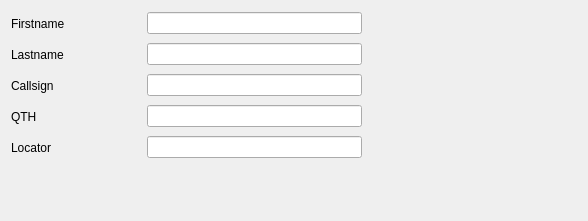
<?xml version="1.0" encoding="UTF-8"?>
<ui version="4.0">
 <class>operatorConfig</class>
 <widget class="QWidget" name="operatorConfig">
  <property name="geometry">
   <rect>
    <x>0</x>
    <y>0</y>
    <width>588</width>
    <height>221</height>
   </rect>
  </property>
  <property name="windowTitle">
   <string>Form</string>
  </property>
  <layout class="QVBoxLayout" name="verticalLayout">
   <item>
    <layout class="QHBoxLayout" name="_4">
     <item>
      <widget class="QLabel" name="firstnameLabel">
       <property name="sizePolicy">
        <sizepolicy hsizetype="Fixed" vsizetype="Fixed">
         <horstretch>0</horstretch>
         <verstretch>0</verstretch>
        </sizepolicy>
       </property>
       <property name="minimumSize">
        <size>
         <width>130</width>
         <height>25</height>
        </size>
       </property>
       <property name="text">
        <string>Firstname</string>
       </property>
       <property name="wordWrap">
        <bool>false</bool>
       </property>
      </widget>
     </item>
     <item>
      <widget class="QLineEdit" name="firstnameLineEdit">
       <property name="alignment">
        <set>Qt::AlignRight</set>
       </property>
      </widget>
     </item>
     <item>
      <spacer>
       <property name="orientation">
        <enum>Qt::Horizontal</enum>
       </property>
       <property name="sizeType">
        <enum>QSizePolicy::Expanding</enum>
       </property>
       <property name="sizeHint" stdset="0">
        <size>
         <width>120</width>
         <height>20</height>
        </size>
       </property>
      </spacer>
     </item>
    </layout>
   </item>
   <item>
    <layout class="QHBoxLayout" name="_3">
     <item>
      <widget class="QLabel" name="lastnameLabel">
       <property name="sizePolicy">
        <sizepolicy hsizetype="Fixed" vsizetype="Fixed">
         <horstretch>0</horstretch>
         <verstretch>0</verstretch>
        </sizepolicy>
       </property>
       <property name="minimumSize">
        <size>
         <width>130</width>
         <height>25</height>
        </size>
       </property>
       <property name="text">
        <string>Lastname</string>
       </property>
       <property name="wordWrap">
        <bool>false</bool>
       </property>
      </widget>
     </item>
     <item>
      <widget class="QLineEdit" name="lastnameLineEdit">
       <property name="alignment">
        <set>Qt::AlignRight</set>
       </property>
      </widget>
     </item>
     <item>
      <spacer>
       <property name="orientation">
        <enum>Qt::Horizontal</enum>
       </property>
       <property name="sizeType">
        <enum>QSizePolicy::Expanding</enum>
       </property>
       <property name="sizeHint" stdset="0">
        <size>
         <width>120</width>
         <height>20</height>
        </size>
       </property>
      </spacer>
     </item>
    </layout>
   </item>
   <item>
    <layout class="QHBoxLayout" name="_5">
     <item>
      <widget class="QLabel" name="callsignLabel">
       <property name="sizePolicy">
        <sizepolicy hsizetype="Fixed" vsizetype="Fixed">
         <horstretch>0</horstretch>
         <verstretch>0</verstretch>
        </sizepolicy>
       </property>
       <property name="minimumSize">
        <size>
         <width>130</width>
         <height>25</height>
        </size>
       </property>
       <property name="text">
        <string>Callsign</string>
       </property>
       <property name="wordWrap">
        <bool>false</bool>
       </property>
      </widget>
     </item>
     <item>
      <widget class="QLineEdit" name="callsignLineEdit">
       <property name="alignment">
        <set>Qt::AlignRight</set>
       </property>
      </widget>
     </item>
     <item>
      <spacer>
       <property name="orientation">
        <enum>Qt::Horizontal</enum>
       </property>
       <property name="sizeType">
        <enum>QSizePolicy::Expanding</enum>
       </property>
       <property name="sizeHint" stdset="0">
        <size>
         <width>120</width>
         <height>20</height>
        </size>
       </property>
      </spacer>
     </item>
    </layout>
   </item>
   <item>
    <layout class="QHBoxLayout" name="_2">
     <item>
      <widget class="QLabel" name="qthLabel">
       <property name="sizePolicy">
        <sizepolicy hsizetype="Fixed" vsizetype="Fixed">
         <horstretch>0</horstretch>
         <verstretch>0</verstretch>
        </sizepolicy>
       </property>
       <property name="minimumSize">
        <size>
         <width>130</width>
         <height>25</height>
        </size>
       </property>
       <property name="text">
        <string>QTH</string>
       </property>
       <property name="wordWrap">
        <bool>false</bool>
       </property>
      </widget>
     </item>
     <item>
      <widget class="QLineEdit" name="qthLineEdit">
       <property name="alignment">
        <set>Qt::AlignRight</set>
       </property>
      </widget>
     </item>
     <item>
      <spacer>
       <property name="orientation">
        <enum>Qt::Horizontal</enum>
       </property>
       <property name="sizeType">
        <enum>QSizePolicy::Expanding</enum>
       </property>
       <property name="sizeHint" stdset="0">
        <size>
         <width>120</width>
         <height>20</height>
        </size>
       </property>
      </spacer>
     </item>
    </layout>
   </item>
   <item>
    <layout class="QHBoxLayout">
     <item>
      <widget class="QLabel" name="locatorLabel">
       <property name="sizePolicy">
        <sizepolicy hsizetype="Fixed" vsizetype="Fixed">
         <horstretch>0</horstretch>
         <verstretch>0</verstretch>
        </sizepolicy>
       </property>
       <property name="minimumSize">
        <size>
         <width>130</width>
         <height>25</height>
        </size>
       </property>
       <property name="text">
        <string>Locator</string>
       </property>
       <property name="wordWrap">
        <bool>false</bool>
       </property>
      </widget>
     </item>
     <item>
      <widget class="QLineEdit" name="locatorLineEdit">
       <property name="alignment">
        <set>Qt::AlignRight</set>
       </property>
      </widget>
     </item>
     <item>
      <spacer>
       <property name="orientation">
        <enum>Qt::Horizontal</enum>
       </property>
       <property name="sizeType">
        <enum>QSizePolicy::Expanding</enum>
       </property>
       <property name="sizeHint" stdset="0">
        <size>
         <width>120</width>
         <height>20</height>
        </size>
       </property>
      </spacer>
     </item>
    </layout>
   </item>
   <item>
    <spacer name="spacer">
     <property name="orientation">
      <enum>Qt::Vertical</enum>
     </property>
     <property name="sizeType">
      <enum>QSizePolicy::Expanding</enum>
     </property>
     <property name="sizeHint" stdset="0">
      <size>
       <width>21</width>
       <height>30</height>
      </size>
     </property>
    </spacer>
   </item>
  </layout>
 </widget>
 <resources/>
 <connections/>
</ui>
